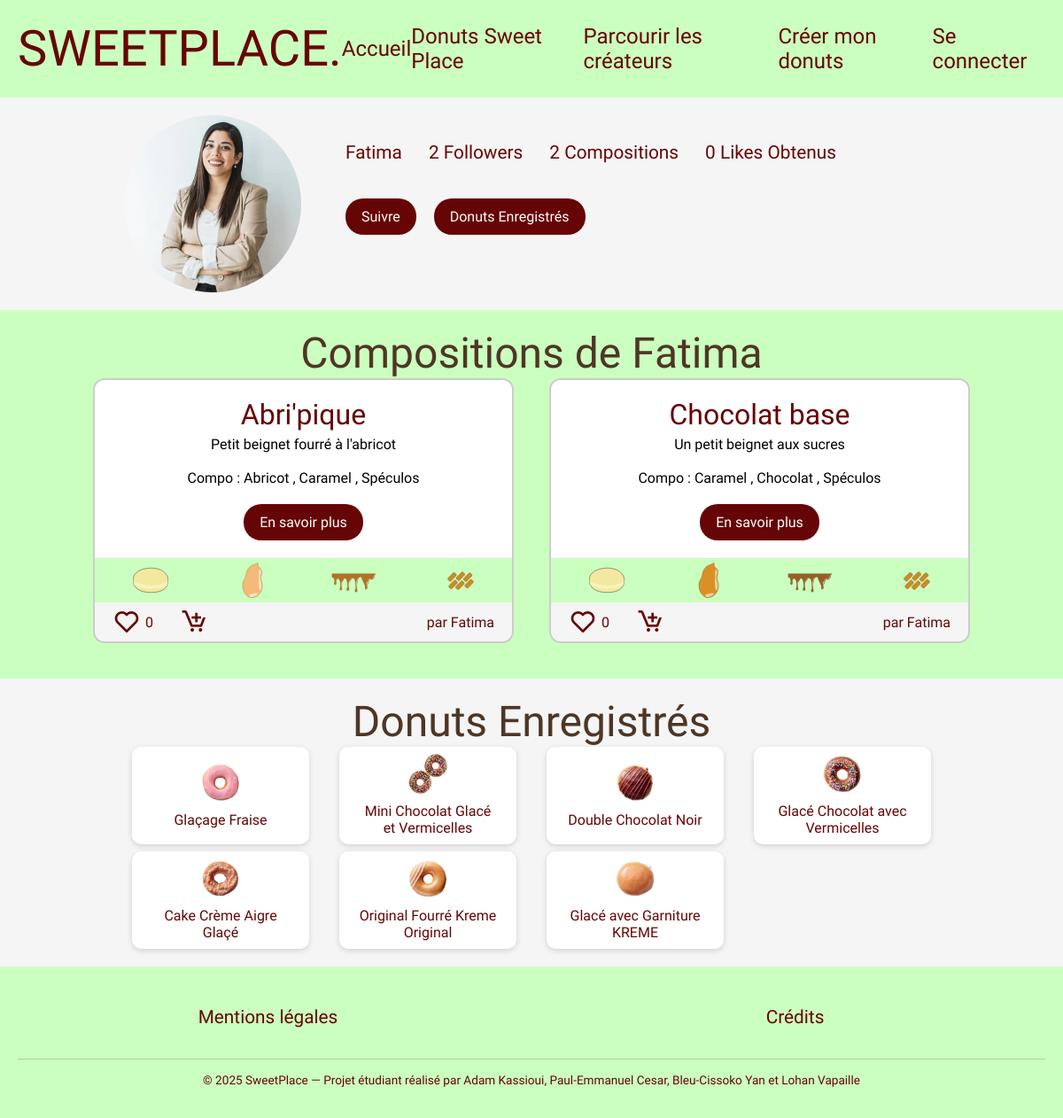
/profil.php?id=15, run on the app's committed database.
### tables this page shows
CREATE TABLE IF NOT EXISTS `users` (
  `id_user` int NOT NULL AUTO_INCREMENT,
  `login` varchar(30) NOT NULL,
  `mdp` varchar(90) NOT NULL,
  `photo` text NOT NULL,
  `description` text NOT NULL,
  `admin` int NOT NULL,
  PRIMARY KEY (`id_user`)
);

CREATE TABLE IF NOT EXISTS `compositions_donuts` (
  `id_composition` int NOT NULL AUTO_INCREMENT,
  `donut_name` varchar(255) DEFAULT NULL,
  `id_beignet` int NOT NULL,
  `id_fourrage` int NOT NULL,
  `id_glacage` int NOT NULL,
  `id_topping` int NOT NULL,
  `id_createur` int NOT NULL,
  `description` text,
  `type` varchar(20) NOT NULL,
  PRIMARY KEY (`id_composition`),
  KEY `fk_beignet` (`id_beignet`),
  KEY `fk_createur` (`id_createur`),
  KEY `fk_fourrage` (`id_fourrage`),
  KEY `fk_glacage` (`id_glacage`),
  KEY `fk_topping` (`id_topping`)
);

CREATE TABLE IF NOT EXISTS `beignets` (
  `id_beignet` int NOT NULL AUTO_INCREMENT,
  `name_beignet` varchar(30) NOT NULL,
  `img_beignets` text NOT NULL,
  `type_beignet` varchar(20) NOT NULL,
  PRIMARY KEY (`id_beignet`)
);

CREATE TABLE IF NOT EXISTS `fourrages` (
  `id_fourrage` int NOT NULL AUTO_INCREMENT,
  `name_fourrage` varchar(30) NOT NULL,
  `img_fourrage` text NOT NULL,
  `type_fourrage` varchar(30) NOT NULL,
  PRIMARY KEY (`id_fourrage`)
);

CREATE TABLE IF NOT EXISTS `glacages` (
  `id_glacage` int NOT NULL AUTO_INCREMENT,
  `name_glacage` varchar(40) NOT NULL,
  `img_glacage` text NOT NULL,
  `type_glacage` varchar(20) NOT NULL,
  PRIMARY KEY (`id_glacage`)
);

CREATE TABLE IF NOT EXISTS `topping` (
  `id_topping` int NOT NULL AUTO_INCREMENT,
  `name_topping` varchar(30) NOT NULL,
  `img_topping` text NOT NULL,
  `type_topping` varchar(20) NOT NULL,
  PRIMARY KEY (`id_topping`)
);

### models/stats.php (called while the page is built, shortened)
<?php
function getInfosUser(PDO $pdo, int $userId): ?array
{
    $sql = "SELECT * FROM users WHERE id_user = ?";
    $stmt = $pdo->prepare($sql);
    $stmt->execute([$userId]);
    $user = $stmt->fetch(PDO::FETCH_ASSOC);
    return $user ?: null;
}
function getTotalLikesForUser(PDO $pdo, int $userId): int
{
    $sql = "
        SELECT COUNT(*) AS total_likes
        FROM fk_like l
        JOIN compositions_donuts c ON l.id_compositions_donuts = c.id_composition
        WHERE c.id_createur = ?
    ";
    $stmt = $pdo->prepare($sql);
    $stmt->execute([$userId]);
    return (int) $stmt->fetchColumn();
}
function getTotalFollowers(PDO $pdo, int $userId): int
{
    $sql = "
        SELECT COUNT(*) AS total_followers
        FROM fk_follow
        WHERE id_user_suivit = ?
    ";
    $stmt = $pdo->prepare($sql);
    $stmt->execute([$userId]);
    return (int) $stmt->fetchColumn();
}
function getLikedCompositions(PDO $pdo, int $userId): array
{
    $sql = "
       SELECT
            c.id_composition AS id,
            c.donut_name AS title,
            NULL AS image,
            c.description AS description
        FROM fk_like l
        JOIN compositions_donuts c ON l.id_compositions_donuts = c.id_composition
        WHERE l.id_users = ?
        UNION ALL
        SELECT
            n.id_donuts_de_base AS id,
            n.title AS title,
            n.img AS image,
            n.description AS description
        FROM fk_like_base l
        JOIN nos_donuts n ON l.id_donuts_de_base = n.id_donuts_de_base
        WHERE l.id_users = ?
        ORDER BY id DESC
    ";
    $stmt = $pdo->prepare($sql);
    $stmt->execute([$userId, $userId]);
    return $stmt->fetchAll(PDO::FETCH_ASSOC);
}
function getCompoByUser(PDO $pdo, int $creatorId, int $currentUser = 0, int $limit = 0, bool $random = false): array
{
    $sql = "
        SELECT
        c.id_composition,
        c.donut_name,
        NULL AS image,
        c.description,
        c.id_createur,
        u.login,
        c.id_beignet,
        c.id_fourrage,
        c.id_glacage,
        c.id_topping,
        b.name_beignet,
        b.img_beignets,
        f.name_fourrage,
        f.img_fourrage,
        g.name_glacage,
        g.img_glacage,
        t.name_topping,
        t.img_topping,
        (SELECT COUNT(*) FROM fk_like l WHERE l.id_compositions_donuts = c.id_composition) AS likes,
        EXISTS(
          SELECT 1 FROM fk_like l2
          WHERE l2.id_compositions_donuts = c.id_composition
            AND l2.id_users = :currentUser
        ) AS already_liked,
        'compo' AS type,
        c.id_createur AS id_user
    FROM compositions_donuts c
        LEFT JOIN beignets b ON c.id_beignet = b.id_beignet
        LEFT JOIN fourrages f ON c.id_fourrage = f.id_fourrage
        LEFT JOIN glacages g ON c.id_glacage = g.id_glacage
        LEFT JOIN topping t ON c.id_topping = t.id_topping
        LEFT JOIN users u ON c.id_createur = u.id_user  -- C'EST LA LIGNE CORRIGÉE
        WHERE c.id_createur = :creator
    ";
    if ($random) {
        $sql .= " ORDER BY RAND() ";
    } else {
        $sql .= " ORDER BY c.id_composition DESC ";
    }
    $stmt = $pdo->prepare($sql);
    $stmt->bindValue(':currentUser', $currentUser, PDO::PARAM_INT);
    $stmt->bindValue(':creator', $creatorId, PDO::PARAM_INT);
    $stmt->execute();
    return $stmt->fetchAll(PDO::FETCH_ASSOC);
}

### views/_donuts_users.php (the view)
<div data-id="<?= htmlspecialchars($donut['id_composition']) ?>" class="onecard-container">
    <div class="card userdonuts">
        <div class="laterale-barre composition">
            <?php if (!empty($donut['img_beignets'])): ?>
                <img class="layer" src="<?= htmlspecialchars($donut['img_beignets'], ENT_QUOTES); ?>">
            <?php endif; ?>
            <?php if (!empty($donut['img_fourrage'])): ?>
                <img class="layer" src="<?= htmlspecialchars($donut['img_fourrage'], ENT_QUOTES); ?>">
            <?php endif; ?>
            <?php if (!empty($donut['img_glacage'])): ?>
                <img class="layer imgbig" src="<?= htmlspecialchars($donut['img_glacage'], ENT_QUOTES); ?>">
            <?php endif; ?>
            <?php if (!empty($donut['img_topping'])): ?>
                <img class="layer" src="<?= htmlspecialchars($donut['img_topping'], ENT_QUOTES); ?>">
            <?php endif; ?>
        </div>
        <h3><?= htmlspecialchars($donut['donut_name']) ?></h3>
        <div class="content">
            <p class="desc-donuts"><?= htmlspecialchars($donut['description']) ?>
                <br><br>Compo : <?php if (!empty($donut['name_fourrage'])): ?>
                    <?= htmlspecialchars($donut['name_fourrage']) ?>
                <?php endif; ?>,<?php if (!empty($donut['name_glacage'])): ?>
                    <?= htmlspecialchars($donut['name_glacage']) ?>
                <?php endif; ?>,<?php if (!empty($donut['name_topping'])): ?>
                    <?= htmlspecialchars($donut['name_topping']) ?>
                <?php endif; ?>
            </p>
        </div>
        <div class="addcart">
            <a href="details_donuts.php?id=<?= $donut['id_composition'] ?>" class=" know-more  btn">
                En savoir plus
            </a>
        </div>
    </div>
    <div class="interaction">
        <div class="int-left">
            <div class="like">
                <i class="btnlike bx <?= $donut['already_liked'] ? 'bxs-heart' : 'bx-heart' ?>"
                    data-id="<?= $donut['id_composition'] ?>"
                    data-liked="<?= $donut['already_liked'] ? '1' : '0' ?>"></i>
                <p class="nb_like"><?= $donut['likes'] ?></p>
            </div>
            <a href="addpanier.php?id=<?= $donut['id_composition'] ?>" class="useraddcart">
                <i class='bx bx-cart-add'></i>
            </a>
        </div>
        <a class="creator" href="profil.php?id=<?= (int) $donut['id_user'] ?>">
            par <?= htmlspecialchars($donut['login'] ?? '', ENT_QUOTES) ?>
        </a>
    </div>
</div>

### profil.php (shortened to what this page needs)
<?php
require 'config.php';
require 'models/stats.php';
$creator_id = (int) $_GET['id'];
$user_id = isset($_SESSION['id']) ? (int) $_SESSION['id'] : 0;
$user = getInfosUser($pdo, $creator_id);
$total_follow = getTotalFollowers($pdo, $creator_id);
$total_likes = getTotalLikesForUser($pdo, $creator_id);
$is_following = false;
$compositions = getCompoByUser($pdo, $creator_id, $user_id);
$likedDonuts = getLikedCompositions($pdo, $creator_id);
?>
<!DOCTYPE html>
<html lang="fr">
<head>
    <?php include 'css/links.php'; ?>
    <link rel="stylesheet" href="css/profil.css">
</head>
<body>
    <?php include 'header/header.php'; ?>
    <div class="infoprofil">
        <div class="allinfoprofil">
            <div class="left">
                <img src="<?= !empty($user['photo']) ? htmlspecialchars($user['photo'], ENT_QUOTES) : 'images/design/profil.webp' ?>"
                    alt="photo profil">
            </div>
            <div class="right">
                <div class="infos">
                    <p class='onlydesk'><?= htmlspecialchars($user['login'], ENT_QUOTES) ?></p>
                    <p><span class="chiffre"><?= $total_follow ?> </span><span class="ecrit">Followers</span></p>
                    <p><span class="chiffre"><?= count($compositions) ?> </span><span class="ecrit">Compos<span
                                class='onlydesk'>itions</span></span>
                    </p>
                    <p><span class="chiffre"><?= $total_likes ?> </span><span class="ecrit">Likes <span
                                class='onlydesk'>Obtenus</span></span></p>
                </div>
                <div class="btnprofil onlydesk">
                    <?php if ($user_id === $creator_id): ?>
                        <a href='modifprofil.php' class="btn edit-profile">Modifier le profil</a>
                    <?php else: ?>
                        <button class="btn follow subscribe-btn <?= $is_following ? 'following' : '' ?>"
                            data-user="<?= $creator_id ?>">
                            <?= $is_following ? 'Suivit' : "Suivre" ?>
                        </button>
                    <?php endif; ?>
                    <a href='profil.php?id=<?php echo $creator_id ?>#likeddonuts' class="btn edit-profile">Donuts
                        Enregistrés</a>
                </div>
            </div>
        </div>
    </div>
    <?php
    $grid_class = '';
    ?>
    <div class='tendances'>
        <h2>Compositions de <?= htmlspecialchars($user['login'], ENT_QUOTES) ?></h2>
        <?php if (!empty($compositions)): ?>
            <div class="cards-container <?= $grid_class ?>">
                <?php foreach ($compositions as $donut): ?>
                    <?php
                    include 'views/_donuts_users.php' ?>
                <?php endforeach; ?>
            </div>
        <?php else: ?>
            <p class="rienpourlemoment">Aucune composition pour le moment.</p>
        <?php endif; ?>
    </div>
    <div class="liked">
        <h2>Donuts Enregistrés</h2>
        <div class="liked-donuts-container" id="likeddonuts">
            <?php foreach ($likedDonuts as $donut): ?>
                <div class="donut-card">
                    <?php if (!empty($donut['image'])): ?>
                        <img src="<?php echo htmlspecialchars($donut['image'], ENT_QUOTES); ?>"
                            alt="<?php echo htmlspecialchars($donut['title'], ENT_QUOTES); ?>">
                    <?php endif; ?>
                    <h3><?php echo htmlspecialchars($donut['title'], ENT_QUOTES); ?></h3>
                </div>
            <?php endforeach; ?>
        </div>
    </div>
    <?php include 'footer/footer.php'; ?>
</body>
</html>

### css/styles.css (style rules this page uses)
:root { --mainfont: "Modak", system-ui; --textfont: "Mada", sans-serif; --maincolor: #f8f2f1; --textcolor: #4e3626; }
*, *::after, *::before { box-sizing: border-box; }
body { margin: 0; padding: 0; background-color: var(--maincolor); font-family: var(--textfont); }
h1, h2 { font-family: var(--mainfont); color: #4e3626; font-weight: 400; margin: 0; font-size: 3rem; }
p { margin: 0; }
.creator { text-decoration: none; color: #660505; }
.tendances { padding: 20px; display: flex; flex-direction: column; }
h2 { margin: auto; }
h3 { font-family: var(--mainfont); font-weight: 400; color: var(--textcolor); font-size: 2rem; margin: 5px; }
.cards-container { display: grid; grid-template-columns: repeat(auto-fit, minmax(300px, 1fr)); gap: 40px; align-items: stretch; width: min(100%, 990px); margin: 0 auto; }
.card { background-color: white; border-radius: 15px; padding: 15px; text-align: center; display: flex; flex-direction: column; align-items: center; justify-content: center; transition: 0.2s ease; position: relative; }
.onecard-container { transition: 0.2s ease; text-align: center; justify-content: center; align-content: center; height: 100%; }
.userdonuts { padding-bottom: 55px; border-radius: 13px 13px 0px 0px; border-top: 2px solid #ccc; border-right: 2px solid #ccc; border-left: 2px solid #ccc; }
.laterale-barre { position: absolute; bottom: 0px; width: 100%; height: 50px; background-color: var(--maincolor); display: flex; justify-content: space-around; align-items: center; padding: 5px; }
.laterale-barre img { width: 40px; height: 100%; opacity: 0.8; }
.laterale-barre .imgbig { object-fit: cover; object-position: auto; transform: scale(4); transform-origin: center; padding-right: 10px; padding-top: 3px; }
.card .content, .card .addcart, .interaction { display: flex; flex-grow: 1; align-items: center; }
.interaction { justify-content: space-between; padding: 5px 20px 5px 20px; z-index: 22; background-color: whitesmoke; border-left: 2px solid #ccc; border-bottom: 2px solid #ccc; border-right: 2px solid #ccc; border-radius: 0px 0px 13px 13px; }
.card .content .desc-donuts { width: 100%; }
.card a { z-index: 20; }
.addcart { gap: 25px; }
.int-left { display: flex; align-items: center; gap: 30px; }
.addcart i, .int-left i { font-size: 2rem; color: #660505; }
.like i { font-size: 2rem; color: var(--textcolor); }
.like { display: flex; gap: 5px; align-items: center; }
.nb_like { color: var(--textcolor); }
.interaction a { z-index: 20; }
.btn { text-decoration: none; color: white; background-color: var(--textcolor); font-size: 1rem; padding: 8px 15px; border: 3px solid transparent; border-radius: 20px; margin-top: 20px; transition: 0.2s ease; margin-bottom: 15px; }

### css/header.css (style rules this page uses)
:root { --mainfont: "Modak", system-ui; --textfont: "Mada", sans-serif; --maincolor: #f8f2f1; --textcolor: #660505; }

### css/profil.css (style rules this page uses)
:root { --mainfont: "Modak", system-ui; --textfont: "Mada", sans-serif; --maincolor: #cbffbf; --textcolor: #660505; }
.infoprofil { background-color: whitesmoke; display: flex; flex-direction: column; align-items: flex-start; justify-content: center; padding-left: 120px; }
.allinfoprofil { background-color: whitesmoke; display: flex; align-items: center; padding: 20px; gap: 50px; }
.infoprofil img { width: 200px; height: 200px; object-fit: cover; border-radius: 50%; }
.infos { display: flex; justify-content: space-between; font-size: 1.3rem; font-family: var(--mainfont); font-weight: 100; color: var(--textcolor); gap: 30px; }
.btnprofil { display: flex; gap: 20px; font-family: var(--textfont); }
.btn { font-family: var(--textfont); }
.liked { background-color: whitesmoke; margin-top: 20px; display: flex; flex-direction: column; justify-content: center; align-items: center; padding: 20px; }
.liked-donuts-container { width: 80%; display: grid; grid-template-columns: repeat(auto-fit, minmax(200px, 1fr)); gap: 8px; justify-items: center; }
.donut-card { background: #fff; padding: 1rem; border-radius: 10px; box-shadow: 0 2px 6px rgba(0, 0, 0, 0.15); text-align: center; height: 110px; width: 200px; display: flex; flex-direction: column; align-items: center; justify-content: center; }
.left { display: flex; flex-direction: column; align-items: center; justify-content: center; gap: 10px; }
.right { display: flex; flex-direction: column; gap: 20px; }
.donut-card img { max-height: 70%; border-radius: 8px; }
.donut-card h3 { font-size: 1rem; }

### data on the page
users: photo (picture), login "Fatima"
compositions_donuts: id_beignet.img_beignets (picture), id_fourrage.img_fourrage (picture), id_glacage.img_glacage (picture), id_topping.img_topping (picture), donut_name "Abri'pique", description "Petit beignet fourré à l'abricot", id_fourrage.name_fourrage "Abricot", id_glacage.name_glacage "Caramel", id_topping.name_topping "Spéculos", likes "0", id_createur.login "Fatima"
compositions_donuts: id_beignet.img_beignets (picture), id_fourrage.img_fourrage (picture), id_glacage.img_glacage (picture), id_topping.img_topping (picture), donut_name "Chocolat base", description "Un petit beignet aux sucres", id_fourrage.name_fourrage "Caramel", id_glacage.name_glacage "Chocolat", id_topping.name_topping "Spéculos", likes "0", id_createur.login "Fatima"

### other printed values
$total_follow "2"
count($compositions) "2"
$total_likes "0"
$donut['title'] "Glaçage Fraise"
$donut['title'] "Mini Chocolat Glacé et Vermicelles"
$donut['title'] "Double Chocolat Noir"
$donut['title'] "Glacé Chocolat avec Vermicelles"
$donut['title'] "Cake Crème Aigre Glaçé"
$donut['title'] "Original Fourré Kreme Original"
$donut['title'] "Glacé avec Garniture KREME"
